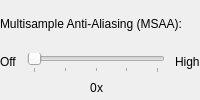
              <widget class="QFrame" name="aliasingFrame">
               <property name="toolTip">
                <string>&lt;html&gt;&lt;head/&gt;&lt;body&gt;&lt;p&gt;&lt;span style=&quot; font-weight:600;&quot;&gt;Multisample Anti-Aliasing&lt;/span&gt;&lt;/p&gt;&lt;p&gt;MSAA is a standard anti-aliasing technique used in computer graphics to improve image quality. Most modern GPUs support 2×, 4×, 8×, and 16× MSAA samples. Higher values result in better quality, but are slower.&lt;/p&gt;&lt;p&gt;Notes:&lt;br/&gt;* MSAA is incompatible with &amp;quot;N64-style depth compare&amp;quot; option.&lt;/p&gt;&lt;p&gt;* Use of MSAA may cause minor glitches in some games.&lt;/p&gt;&lt;/body&gt;&lt;/html&gt;</string>
               </property>
               <layout class="QVBoxLayout" name="verticalLayout_54">
                <property name="spacing">
                 <number>5</number>
                </property>
                <property name="leftMargin">
                 <number>0</number>
                </property>
                <property name="topMargin">
                 <number>0</number>
                </property>
                <property name="rightMargin">
                 <number>0</number>
                </property>
                <property name="bottomMargin">
                 <number>0</number>
                </property>
                <item>
                 <widget class="QLabel" name="aliasingLabel">
                  <property name="text">
                   <string>Multisample Anti-Aliasing (MSAA):</string>
                  </property>
                 </widget>
                </item>
                <item>
                 <layout class="QHBoxLayout" name="horizontalLayout_5">
                  <property name="spacing">
                   <number>10</number>
                  </property>
                  <item>
                   <layout class="QHBoxLayout" name="horizontalLayout_31">
                    <property name="topMargin">
                     <number>2</number>
                    </property>
                    <item alignment="Qt::AlignTop">
                     <widget class="QLabel" name="aliasingOffLabel">
                      <property name="text">
                       <string>Off</string>
                      </property>
                     </widget>
                    </item>
                   </layout>
                  </item>
                  <item>
                   <layout class="QVBoxLayout" name="verticalLayout_44">
                    <property name="spacing">
                     <number>2</number>
                    </property>
                    <item>
                     <widget class="QSlider" name="aliasingSlider">
                      <property name="maximum">
                       <number>4</number>
                      </property>
                      <property name="singleStep">
                       <number>1</number>
                      </property>
                      <property name="pageStep">
                       <number>1</number>
                      </property>
                      <property name="orientation">
                       <enum>Qt::Horizontal</enum>
                      </property>
                      <property name="tickPosition">
                       <enum>QSlider::TicksBelow</enum>
                      </property>
                      <property name="tickInterval">
                       <number>1</number>
                      </property>
                     </widget>
                    </item>
                    <item>
                     <layout class="QHBoxLayout" name="horizontalLayout_3">
                      <property name="spacing">
                       <number>0</number>
                      </property>
                      <item>
                       <spacer name="horizontalSpacer">
                        <property name="orientation">
                         <enum>Qt::Horizontal</enum>
                        </property>
                        <property name="sizeType">
                         <enum>QSizePolicy::MinimumExpanding</enum>
                        </property>
                        <property name="sizeHint" stdset="0">
                         <size>
                          <width>0</width>
                          <height>0</height>
                         </size>
                        </property>
                       </spacer>
                      </item>
                      <item>
                       <widget class="QLabel" name="aliasingLabelVal">
                        <property name="sizePolicy">
                         <sizepolicy hsizetype="Fixed" vsizetype="Preferred">
                          <horstretch>0</horstretch>
                          <verstretch>0</verstretch>
                         </sizepolicy>
                        </property>
                        <property name="text">
                         <string notr="true">0</string>
                        </property>
                       </widget>
                      </item>
                      <item>
                       <widget class="QLabel" name="aliasingXLabel">
                        <property name="sizePolicy">
                         <sizepolicy hsizetype="Fixed" vsizetype="Preferred">
                          <horstretch>0</horstretch>
                          <verstretch>0</verstretch>
                         </sizepolicy>
                        </property>
                        <property name="text">
                         <string notr="true">x</string>
                        </property>
                       </widget>
                      </item>
                      <item>
                       <spacer name="horizontalSpacer_2">
                        <property name="orientation">
                         <enum>Qt::Horizontal</enum>
                        </property>
                        <property name="sizeType">
                         <enum>QSizePolicy::MinimumExpanding</enum>
                        </property>
                        <property name="sizeHint" stdset="0">
                         <size>
                          <width>0</width>
                          <height>0</height>
                         </size>
                        </property>
                       </spacer>
                      </item>
                     </layout>
                    </item>
                   </layout>
                  </item>
                  <item>
                   <layout class="QHBoxLayout" name="horizontalLayout_32">
                    <property name="topMargin">
                     <number>2</number>
                    </property>
                    <item alignment="Qt::AlignTop">
                     <widget class="QLabel" name="aliasingHighLabel">
                      <property name="text">
                       <string extracomment="The highest of a set of numbers">High</string>
                      </property>
                     </widget>
                    </item>
                   </layout>
                  </item>
                 </layout>
                </item>
               </layout>
              </widget>
